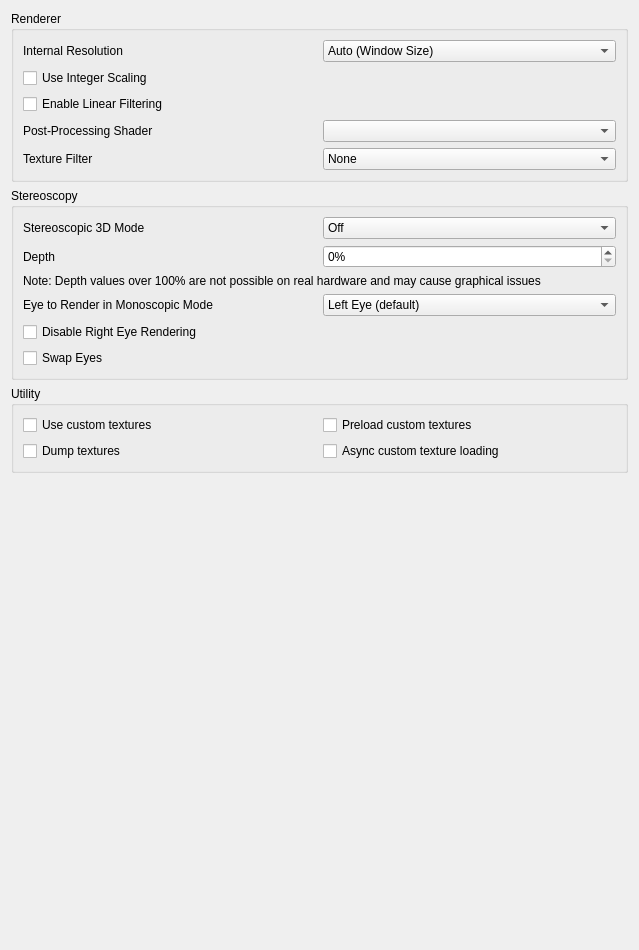
<?xml version="1.0" encoding="UTF-8"?>
<ui version="4.0">
 <class>ConfigureEnhancements</class>
 <widget class="QWidget" name="ConfigureEnhancements">
  <property name="geometry">
   <rect>
    <x>0</x>
    <y>0</y>
    <width>639</width>
    <height>950</height>
   </rect>
  </property>
  <property name="minimumSize">
   <size>
    <width>0</width>
    <height>0</height>
   </size>
  </property>
  <layout class="QVBoxLayout" name="verticalLayout_2">
   <item>
    <widget class="QGroupBox" name="rendererBox">
     <property name="title">
      <string>Renderer</string>
     </property>
     <layout class="QVBoxLayout" name="verticalLayout_3">
      <item>
       <widget class="QWidget" name="widget_resolution" native="true">
        <layout class="QHBoxLayout" name="horizontalLayout_1">
         <property name="leftMargin">
          <number>0</number>
         </property>
         <property name="topMargin">
          <number>0</number>
         </property>
         <property name="rightMargin">
          <number>0</number>
         </property>
         <property name="bottomMargin">
          <number>0</number>
         </property>
         <item>
          <widget class="QLabel" name="resolution_label">
           <property name="text">
            <string>Internal Resolution</string>
           </property>
          </widget>
         </item>
         <item>
          <widget class="QComboBox" name="resolution_factor_combobox">
           <item>
            <property name="text">
             <string>Auto (Window Size)</string>
            </property>
           </item>
           <item>
            <property name="text">
             <string>Native (400x240)</string>
            </property>
           </item>
           <item>
            <property name="text">
             <string>2x Native (800x480)</string>
            </property>
           </item>
           <item>
            <property name="text">
             <string>3x Native (1200x720)</string>
            </property>
           </item>
           <item>
            <property name="text">
             <string>4x Native (1600x960)</string>
            </property>
           </item>
           <item>
            <property name="text">
             <string>5x Native (2000x1200)</string>
            </property>
           </item>
           <item>
            <property name="text">
             <string>6x Native (2400x1440)</string>
            </property>
           </item>
           <item>
            <property name="text">
             <string>7x Native (2800x1680)</string>
            </property>
           </item>
           <item>
            <property name="text">
             <string>8x Native (3200x1920)</string>
            </property>
           </item>
           <item>
            <property name="text">
             <string>9x Native (3600x2160)</string>
            </property>
           </item>
           <item>
            <property name="text">
             <string>10x Native (4000x2400)</string>
            </property>
           </item>
           <item>
            <property name="text">
             <string>11x Native (4400x2640)</string>
            </property>
           </item>
           <item>
            <property name="text">
             <string>12x Native (4800x2880)</string>
            </property>
           </item>
           <item>
            <property name="text">
             <string>13x Native (5200x3120)</string>
            </property>
           </item>
           <item>
            <property name="text">
             <string>14x Native (5600x3360)</string>
            </property>
           </item>
           <item>
            <property name="text">
             <string>15x Native (6000x3600)</string>
            </property>
           </item>
           <item>
            <property name="text">
             <string>16x Native (6400x3840)</string>
            </property>
           </item>
           <item>
            <property name="text">
             <string>17x Native (6800x4080)</string>
            </property>
           </item>
           <item>
            <property name="text">
             <string>18x Native (7200x4320)</string>
            </property>
           </item>
          </widget>
         </item>
        </layout>
       </widget>
      </item>
      <item>
       <widget class="QCheckBox" name="use_integer_scaling">
        <property name="text">
         <string>Use Integer Scaling</string>
        </property>
        <property name="toolTip">
         <string>&lt;html&gt;&lt;head/&gt;&lt;body&gt;&lt;p&gt;Use Integer Scaling&lt;/p&gt;&lt;p&gt;Enforces that the larger screen in all layouts is an integer scale of the 240px height of the original 3DS screen.&lt;/p&gt;&lt;/body&gt;&lt;/html&gt;</string>
        </property>
       </widget>
      </item>
      <item>
       <widget class="QCheckBox" name="toggle_linear_filter">
        <property name="text">
         <string>Enable Linear Filtering</string>
        </property>
       </widget>
      </item>
      <item>
       <widget class="QWidget" name="widget_shader" native="true">
        <layout class="QHBoxLayout" name="horizontalLayout_2">
         <property name="leftMargin">
          <number>0</number>
         </property>
         <property name="topMargin">
          <number>0</number>
         </property>
         <property name="rightMargin">
          <number>0</number>
         </property>
         <property name="bottomMargin">
          <number>0</number>
         </property>
         <item>
          <widget class="QLabel" name="shader_label">
           <property name="text">
            <string>Post-Processing Shader</string>
           </property>
          </widget>
         </item>
         <item>
          <widget class="QComboBox" name="shader_combobox"/>
         </item>
        </layout>
       </widget>
      </item>
      <item>
       <widget class="QWidget" name="widget_texture_filter" native="true">
        <layout class="QHBoxLayout" name="horizontalLayout_3">
         <property name="leftMargin">
          <number>0</number>
         </property>
         <property name="topMargin">
          <number>0</number>
         </property>
         <property name="rightMargin">
          <number>0</number>
         </property>
         <property name="bottomMargin">
          <number>0</number>
         </property>
         <item>
          <widget class="QLabel" name="texture_filter_label">
           <property name="text">
            <string>Texture Filter</string>
           </property>
          </widget>
         </item>
         <item>
          <widget class="QComboBox" name="texture_filter_combobox">
           <item>
            <property name="text">
             <string>None</string>
            </property>
           </item>
           <item>
            <property name="text">
             <string notr="true">Anime4K</string>
            </property>
           </item>
           <item>
            <property name="text">
             <string notr="true">Bicubic</string>
            </property>
           </item>
           <item>
            <property name="text">
             <string notr="true">ScaleForce</string>
            </property>
           </item>
           <item>
            <property name="text">
             <string notr="true">xBRZ</string>
            </property>
           </item>
           <item>
            <property name="text">
             <string notr="true">MMPX</string>
            </property>
           </item>
          </widget>
         </item>
        </layout>
       </widget>
      </item>
     </layout>
    </widget>
   </item>
   <item>
    <widget class="QGroupBox" name="stereo_group">
     <property name="title">
      <string>Stereoscopy</string>
     </property>
     <layout class="QVBoxLayout" name="verticalLayout_4">
      <item>
       <layout class="QHBoxLayout" name="horizontalLayout_4">
        <item>
         <widget class="QLabel" name="label_4">
          <property name="text">
           <string>Stereoscopic 3D Mode</string>
          </property>
         </widget>
        </item>
        <item>
         <widget class="QComboBox" name="render_3d_combobox">
          <item>
           <property name="text">
            <string>Off</string>
           </property>
          </item>
          <item>
           <property name="text">
            <string>Side by Side</string>
           </property>
          </item>
          <item>
           <property name="text">
            <string>Side by Side Full Width</string>
           </property>
          </item>
          <item>
           <property name="text">
            <string>Anaglyph</string>
           </property>
          </item>
          <item>
           <property name="text">
            <string>Interlaced</string>
           </property>
          </item>
          <item>
           <property name="text">
            <string>Reverse Interlaced</string>
           </property>
          </item>
         </widget>
        </item>
       </layout>
      </item>
      <item>
       <layout class="QHBoxLayout" name="horizontalLayout_5">
        <item>
         <widget class="QLabel" name="label_3">
          <property name="text">
           <string>Depth</string>
          </property>
         </widget>
        </item>
        <item>
         <widget class="QSpinBox" name="factor_3d">
          <property name="suffix">
           <string notr="true">%</string>
          </property>
          <property name="minimum">
           <number>0</number>
          </property>
          <property name="maximum">
           <number>255</number>
          </property>
          <property name="value">
           <number>0</number>
          </property>
         </widget>
        </item>
       </layout>
      </item>
      <item>
       <widget class="QLabel" name="excessive_depth_warning_label">
        <property name="text">
         <string>Note: Depth values over 100% are not possible on real hardware and may cause graphical issues</string>
        </property>
       </widget>
      </item>
      <item>
       <layout class="QHBoxLayout" name="horizontalLayout_6">
        <item>
         <widget class="QLabel" name="label_6">
          <property name="text">
           <string>Eye to Render in Monoscopic Mode</string>
          </property>
         </widget>
        </item>
        <item>
         <widget class="QComboBox" name="mono_rendering_eye">
          <item>
           <property name="text">
            <string>Left Eye (default)</string>
           </property>
          </item>
          <item>
           <property name="text">
            <string>Right Eye</string>
           </property>
          </item>
         </widget>
        </item>
       </layout>
      </item>
      <item>
       <widget class="QCheckBox" name="disable_right_eye_render">
        <property name="text">
         <string>Disable Right Eye Rendering</string>
        </property>
        <property name="toolTip">
         <string>&lt;html&gt;&lt;head/&gt;&lt;body&gt;&lt;p&gt;Disable Right Eye Rendering&lt;/p&gt;&lt;p&gt;Disables rendering the right eye image. Greatly improves performance in some applications, but can cause flickering in others.&lt;/p&gt;&lt;/body&gt;&lt;/html&gt;</string>
        </property>
       </widget>
      </item>
      <item>
       <widget class="QCheckBox" name="swap_eyes_3d">
        <property name="text">
         <string>Swap Eyes</string>
        </property>
       </widget>
      </item>
     </layout>
    </widget>
   </item>
   <item>
    <widget class="QGroupBox" name="utilityBox">
     <property name="title">
      <string>Utility</string>
     </property>
     <layout class="QGridLayout" name="gridLayout_1">
      <item row="1" column="0">
       <widget class="QCheckBox" name="toggle_custom_textures">
        <property name="toolTip">
         <string>&lt;html&gt;&lt;head/&gt;&lt;body&gt;&lt;p&gt;Replace textures with PNG files.&lt;/p&gt;&lt;p&gt;Textures are loaded from load/textures/[Title ID]/.&lt;/p&gt;&lt;/body&gt;&lt;/html&gt;</string>
        </property>
        <property name="text">
         <string>Use custom textures</string>
        </property>
       </widget>
      </item>
      <item row="2" column="0">
       <widget class="QCheckBox" name="toggle_dump_textures">
        <property name="toolTip">
         <string>&lt;html&gt;&lt;head/&gt;&lt;body&gt;&lt;p&gt;Dump textures to PNG files.&lt;/p&gt;&lt;p&gt;Textures are dumped to dump/textures/[Title ID]/.&lt;/p&gt;&lt;/body&gt;&lt;/html&gt;</string>
        </property>
        <property name="text">
         <string>Dump textures</string>
        </property>
       </widget>
      </item>
      <item row="1" column="1">
       <widget class="QCheckBox" name="toggle_preload_textures">
        <property name="toolTip">
         <string>&lt;html&gt;&lt;head/&gt;&lt;body&gt;&lt;p&gt;Load all custom textures into memory on boot, instead of loading them when the application requires them.&lt;/p&gt;&lt;/body&gt;&lt;/html&gt;</string>
        </property>
        <property name="text">
         <string>Preload custom textures</string>
        </property>
       </widget>
      </item>
      <item row="2" column="1">
       <widget class="QCheckBox" name="toggle_async_custom_loading">
        <property name="toolTip">
         <string>&lt;html&gt;&lt;head/&gt;&lt;body&gt;&lt;p&gt;Load custom textures asynchronously with background threads to reduce loading stutter&lt;/p&gt;&lt;/body&gt;&lt;/html&gt;</string>
        </property>
        <property name="text">
         <string>Async custom texture loading</string>
        </property>
       </widget>
      </item>
     </layout>
    </widget>
   </item>
   <item>
    <spacer name="verticalSpacer">
     <property name="orientation">
      <enum>Qt::Vertical</enum>
     </property>
     <property name="sizeHint" stdset="0">
      <size>
       <width>20</width>
       <height>270</height>
      </size>
     </property>
    </spacer>
   </item>
  </layout>
 </widget>
 <tabstops>
  <tabstop>resolution_factor_combobox</tabstop>
  <tabstop>toggle_linear_filter</tabstop>
  <tabstop>shader_combobox</tabstop>
  <tabstop>texture_filter_combobox</tabstop>
  <tabstop>render_3d_combobox</tabstop>
  <tabstop>factor_3d</tabstop>
  <tabstop>mono_rendering_eye</tabstop>
  <tabstop>toggle_custom_textures</tabstop>
  <tabstop>toggle_dump_textures</tabstop>
  <tabstop>toggle_preload_textures</tabstop>
 </tabstops>
 <resources/>
 <connections/>
</ui>
